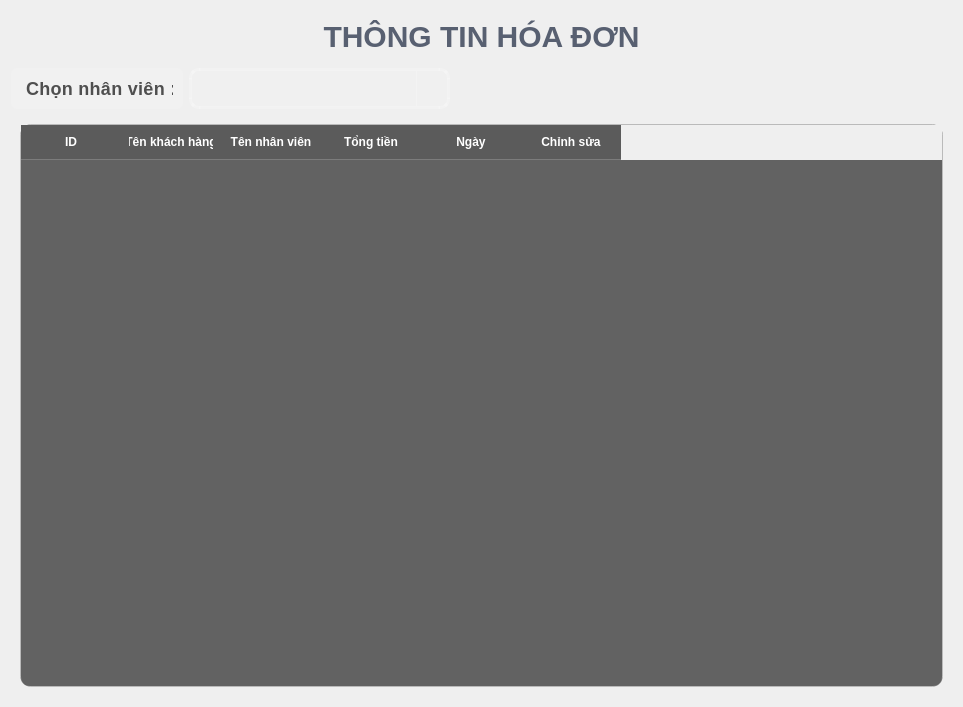
           <widget class="QWidget" name="thongtin_bill_2">
            <layout class="QGridLayout" name="gridLayout_75">
             <item row="0" column="0">
              <widget class="QLabel" name="label_79">
               <property name="minimumSize">
                <size>
                 <width>941</width>
                 <height>51</height>
                </size>
               </property>
               <property name="styleSheet">
                <string notr="true">QLabel {
    color: rgba(60, 70, 90, 0.85); /* Màu chữ xanh đậm sang trọng thay cho nâu vintage */
    font-family: &quot;Segoe UI&quot;, &quot;Montserrat&quot;, sans-serif; /* Font hiện đại thay cho Times New Roman */
    font-weight: bold; /* Giữ nguyên độ đậm */
    font-size: 30px; /* Giữ nguyên kích thước */
    padding: 8px; /* Giữ nguyên padding */
    
    text-align: center; /* Giữ nguyên căn giữa */
    
    /* Thêm các hiệu ứng glassmorphism */

}
</string>
               </property>
               <property name="text">
                <string>THÔNG TIN HÓA ĐƠN</string>
               </property>
               <property name="alignment">
                <set>Qt::AlignCenter</set>
               </property>
              </widget>
             </item>
             <item row="1" column="0">
              <layout class="QHBoxLayout" name="horizontalLayout_45">
               <item>
                <layout class="QHBoxLayout" name="horizontalLayout_46">
                 <item>
                  <widget class="QLabel" name="label_80">
                   <property name="maximumSize">
                    <size>
                     <width>172</width>
                     <height>45</height>
                    </size>
                   </property>
                   <property name="styleSheet">
                    <string notr="true">QLabel {
    color: rgba(50, 50, 50, 0.85); /* Màu chữ đậm nhưng hơi trong suốt */
    font-family: &quot;Segoe UI&quot;, &quot;Roboto&quot;, sans-serif; /* Font hiện đại */
    font-weight: 500; /* Độ đậm vừa phải */
    font-size: 18px; /* Kích thước phù hợp */
    padding: 10px;
    letter-spacing: 0.3px; /* Tăng khoảng cách chữ nhẹ */
    
    text-align: center;
    background-color: rgba(255, 255, 255, 0.1); /* Nền trắng trong suốt */
    border-radius: 6px; /* Bo góc */
    backdrop-filter: blur(5px); /* Hiệu ứng blur đặc trưng của glassmorphism */
    box-shadow: 0 2px 8px rgba(0, 0, 0, 0.07); /* Đổ bóng tinh tế */

}
</string>
                   </property>
                   <property name="text">
                    <string>Chọn nhân viên : </string>
                   </property>
                  </widget>
                 </item>
                 <item>
                  <widget class="QComboBox" name="cbb_tennhanvien">
                   <property name="minimumSize">
                    <size>
                     <width>261</width>
                     <height>31</height>
                    </size>
                   </property>
                   <property name="maximumSize">
                    <size>
                     <width>261</width>
                     <height>41</height>
                    </size>
                   </property>
                   <property name="styleSheet">
                    <string notr="true">QComboBox {
    color: rgba(60, 70, 90, 0.85);
    font-family: &quot;Segoe UI&quot;, &quot;Montserrat&quot;, sans-serif;
    font-size: 16px;
    padding: 6px 12px;
    border: 3px solid rgba(255, 255, 255, 0.2);
    border-radius: 10px;
    background-color: rgba(255, 255, 255, 0.05);
    backdrop-filter: blur(10px);
}

QComboBox:hover {
    background-color: rgba(255, 255, 255, 0.1);
}

QComboBox::drop-down {
    subcontrol-origin: padding;
    subcontrol-position: top right;
    width: 30px;
    border-left: 1px solid rgba(255, 255, 255, 0.2);
    background-color: transparent;
}

QComboBox::down-arrow {
    image: url(:/icons/down_arrow_white.png); /* thay bằng icon phù hợp */
    width: 12px;
    height: 12px;
}

QComboBox QAbstractItemView {
    background-color: rgba(255, 255, 255, 0.08);
    border: 1px solid rgba(255, 255, 255, 0.2);
    border-radius: 8px;
    selection-background-color: rgba(255, 255, 255, 0.2);
    color: rgba(255, 255, 255, 0.95);
}
</string>
                   </property>
                  </widget>
                 </item>
                </layout>
               </item>
               <item>
                <spacer name="horizontalSpacer_30">
                 <property name="orientation">
                  <enum>Qt::Horizontal</enum>
                 </property>
                 <property name="sizeHint" stdset="0">
                  <size>
                   <width>88</width>
                   <height>20</height>
                  </size>
                 </property>
                </spacer>
               </item>
              </layout>
             </item>
             <item row="2" column="0">
              <widget class="QWidget" name="widget_27" native="true">
               <property name="minimumSize">
                <size>
                 <width>921</width>
                 <height>581</height>
                </size>
               </property>
               <property name="maximumSize">
                <size>
                 <width>16777215</width>
                 <height>16777215</height>
                </size>
               </property>
               <property name="styleSheet">
                <string notr="true">#widget_8 {
    border: 1px solid rgba(60, 60, 60, 0.8); /* Viền mỏng màu xám đậm */
    border-radius: 8px; /* Bo góc mềm mại hơn */
    box-shadow: 0 2px 10px rgba(0, 0, 0, 0.15); /* Thêm đổ bóng nhẹ */
    background-color: rgba(245, 245, 245, 0.5); /* Nền trắng đục nhẹ */
    padding: 2px; /* Thêm padding nhỏ */
}
</string>
               </property>
               <layout class="QGridLayout" name="gridLayout_76">
                <item row="0" column="0">
                 <widget class="QTableWidget" name="table_bill_2">
                  <property name="minimumSize">
                   <size>
                    <width>871</width>
                    <height>501</height>
                   </size>
                  </property>
                  <property name="maximumSize">
                   <size>
                    <width>16777215</width>
                    <height>16777215</height>
                   </size>
                  </property>
                  <property name="styleSheet">
                   <string notr="true">/* Tổng thể bảng với phong cách Glassmorphism */
QTableWidget {
    background-color:  rgba(40, 40, 40, 180); /* Nền đen mờ, tăng độ trong suốt */
    border: 1px solid rgba(255, 255, 255, 0.2); /* Viền trắng mờ nhẹ */
    border-radius: 10px; /* Bo góc mềm mại */
    color: #ffffff; /* Chữ trắng để nổi bật */
    font-family: &quot;Arial&quot;, sans-serif;
    font-size: 14px;
	gridline-color: transparent;
}

/* Tiêu đề cột (header) */
QHeaderView::section {
    background-color: rgba(30, 30, 30, 180);
 /* Nền header đen mờ hơn một chút */
    color: #ffffff;
    padding: 8px;
    border: none;
    border-bottom: 1px solid rgba(255, 255, 255, 0.2);
    font-weight: bold;
}

/* Hiệu ứng hover cho tiêu đề */
QHeaderView::section:hover {
    background-color: rgba(0, 0, 0, 0.6); /* Sáng nhẹ khi hover */
    transition: background-color 0.3s ease; /* Hiệu ứng chuyển màu mượt */
}

/* Các ô trong bảng */
QTableWidget::item {
    padding: 8px;
    border: none;
    background-color: transparent;
}

/* Hiệu ứng khi chọn ô */
QTableWidget::item:selected {
    background-color: rgba(66, 165, 245, 0.4); /* Màu xanh dương mờ khi chọn */
    color: #ffffff;
}

/* Hiệu ứng hover cho ô */
QTableWidget::item:hover {
    background-color: rgba(255, 255, 255, 0.1); /* Sáng nhẹ khi rê chuột */
    transition: background-color 0.3s ease; /* Chuyển màu mượt mà */
}

/* Thanh cuộn dọc */
QScrollBar:vertical {
    background: rgba(0, 0, 0, 0.3); /* Nền đen mờ hơn */
    width: 10px;
    margin: 0px;
    border-radius: 5px;
}

QScrollBar::handle:vertical {
    background: linear-gradient(to bottom, rgba(66, 165, 245, 0.6), rgba(30, 136, 229, 0.6)); /* Gradient xanh dương mờ */
    border-radius: 5px;
}

QScrollBar::handle:vertical:hover {
    background: linear-gradient(to bottom, rgba(100, 181, 246, 0.7), rgba(66, 165, 245, 0.7)); /* Sáng hơn khi hover */
    transition: background 0.3s ease;
}

QScrollBar::add-line:vertical,
QScrollBar::sub-line:vertical {
    background: none;
}

QScrollBar::add-page:vertical,
QScrollBar::sub-page:vertical {
    background: none;
}

/* Thanh cuộn ngang */
QScrollBar:horizontal {
    background: rgba(0, 0, 0, 0.3); /* Nền đen mờ hơn */
    height: 10px;
    margin: 0px;
    border-radius: 5px;
}

QScrollBar::handle:horizontal {
    background: linear-gradient(to right, rgba(66, 165, 245, 0.6), rgba(30, 136, 229, 0.6)); /* Gradient xanh dương mờ */
    border-radius: 5px;
}

QScrollBar::handle:horizontal:hover {
    background: linear-gradient(to right, rgba(100, 181, 246, 0.7), rgba(66, 165, 245, 0.7)); /* Sáng hơn khi hover */
    transition: background 0.3s ease;
}

QScrollBar::add-line:horizontal,
QScrollBar::sub-line:horizontal {
    background: none;
}

QScrollBar::add-page:horizontal,
QScrollBar::sub-page:horizontal {
    background: none;
}</string>
                  </property>
                  <column>
                   <property name="text">
                    <string>ID</string>
                   </property>
                  </column>
                  <column>
                   <property name="text">
                    <string>Tên khách hàng</string>
                   </property>
                  </column>
                  <column>
                   <property name="text">
                    <string>Tên nhân viên</string>
                   </property>
                  </column>
                  <column>
                   <property name="text">
                    <string>Tổng tiền</string>
                   </property>
                  </column>
                  <column>
                   <property name="text">
                    <string>Ngày</string>
                   </property>
                  </column>
                  <column>
                   <property name="text">
                    <string>Chỉnh sửa</string>
                   </property>
                  </column>
                 </widget>
                </item>
               </layout>
              </widget>
             </item>
            </layout>
           </widget>
